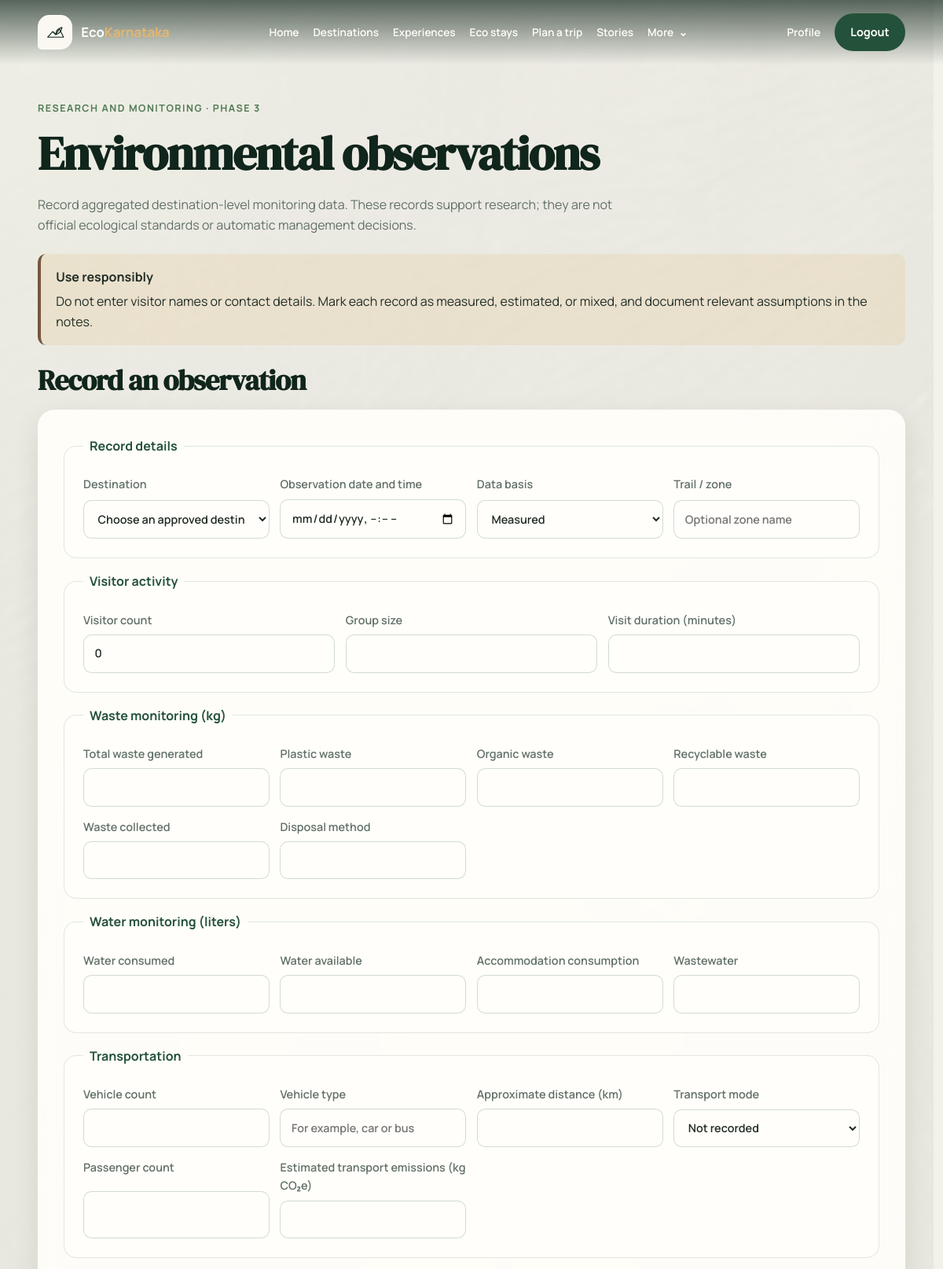
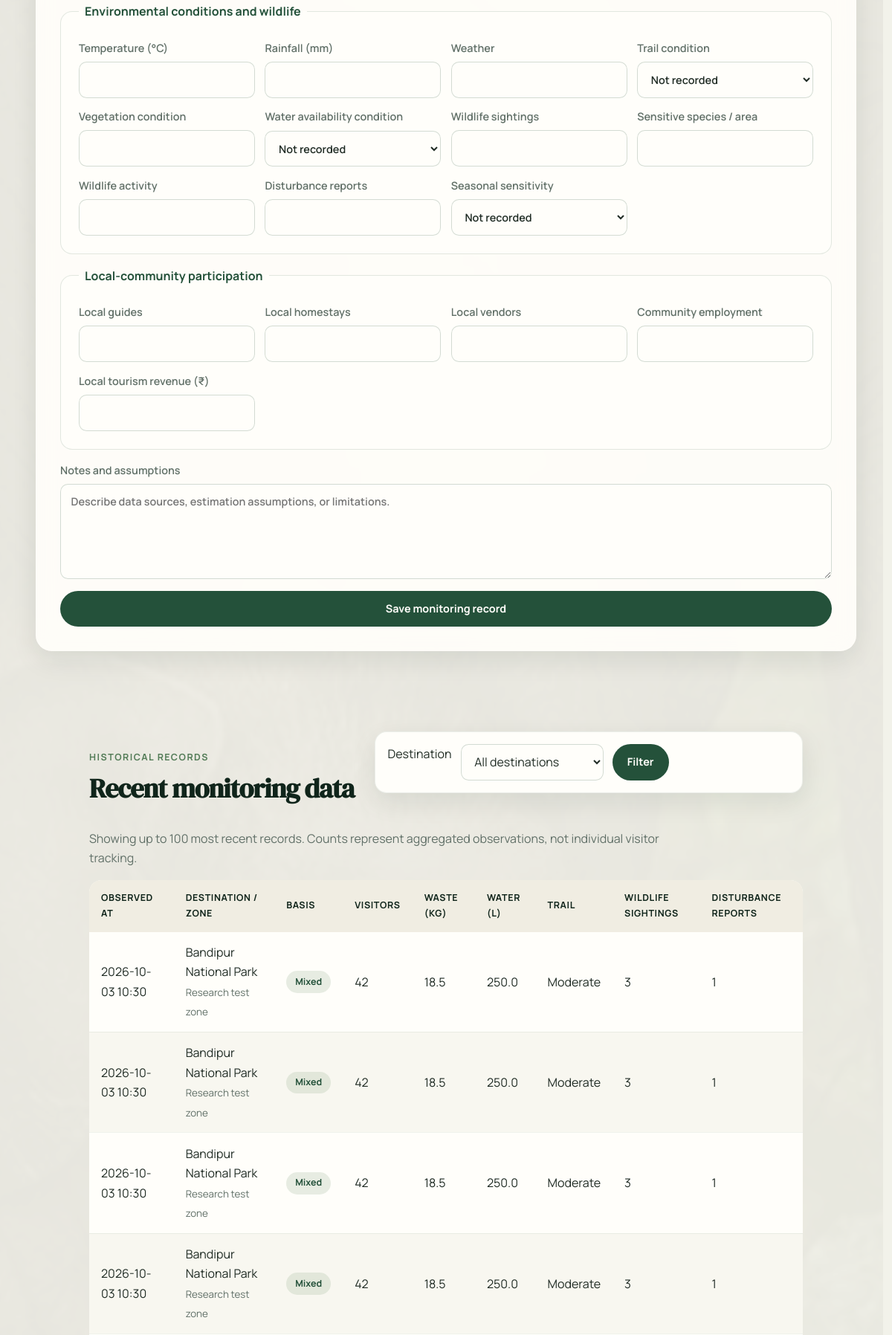
Page /environmental (signed in, upper part) on the committed database (2 pictures, top to bottom).
### app/models.py (models this page shows)
class Place(SQLModel, table=True):
    id: Optional[int] = Field(default=None, primary_key=True)
    place_name: str
    location: str
    category: str
    description: str
    entry_fee: float = 0.0
    visiting_hours: str = "9:00 AM - 5:00 PM"
    status: str = "pending"
    district: Optional[str] = None
    latitude: Optional[float] = None
    longitude: Optional[float] = None
    image_url: Optional[str] = None
    best_season: Optional[str] = None
    eco_rating: Optional[float] = None
    created_by: Optional[int] = Field(default=None, foreign_key="user.id")
    created_at: datetime = Field(default_factory=datetime.utcnow)

class EnvironmentalObservation(SQLModel, table=True):
    id: Optional[int] = Field(default=None, primary_key=True)
    place_id: int = Field(foreign_key="place.id", index=True)
    entered_by: int = Field(foreign_key="user.id")
    observed_at: datetime = Field(index=True)
    data_basis: str
    trail_zone: Optional[str] = None
    visitor_count: int = 0
    group_size: Optional[int] = None
    visit_duration_minutes: Optional[float] = None
    waste_total_kg: Optional[float] = None
    waste_plastic_kg: Optional[float] = None
    waste_organic_kg: Optional[float] = None
    waste_recyclable_kg: Optional[float] = None
    waste_collected_kg: Optional[float] = None
    waste_disposal_method: Optional[str] = None
    water_consumed_liters: Optional[float] = None
    water_available_liters: Optional[float] = None
    accommodation_water_liters: Optional[float] = None
    wastewater_liters: Optional[float] = None
    vehicle_count: Optional[int] = None
    vehicle_type: Optional[str] = None
    transport_distance_km: Optional[float] = None
    transport_mode: Optional[str] = None
    passenger_count: Optional[int] = None
    estimated_transport_emissions_kg: Optional[float] = None
    temperature_c: Optional[float] = None
    rainfall_mm: Optional[float] = None
    weather: Optional[str] = None
    trail_condition: Optional[str] = None
    vegetation_condition: Optional[str] = None
    water_availability_condition: Optional[str] = None
    wildlife_sightings: Optional[int] = None
    sensitive_species_or_area: Optional[str] = None
    wildlife_activity: Optional[str] = None
    disturbance_reports: Optional[int] = None
    seasonal_sensitivity: Optional[str] = None
    local_guides: Optional[int] = None
    local_homestays: Optional[int] = None
    local_vendors: Optional[int] = None
    community_employment: Optional[int] = None
    local_tourism_revenue_inr: Optional[float] = None
    notes: Optional[str] = None

### app/routers/environmental.py (the view)
@router.get("/environmental", response_class=HTMLResponse)
def environmental_page(
    request: Request,
    db: Session = Depends(get_db),
    place_id: int | None = None,
):
    user = _admin_or_redirect(request, db)
    if isinstance(user, RedirectResponse):
        return user
    return _observation_form_context(request, db, user, selected_place=place_id)

### app/templates/environmental.html (shortened to what this page needs)
{% extends "base.html" %}
{% block content %}
<header class="environmental-heading">
  <p class="eyebrow">Research and monitoring · Phase 3</p>
  <h1>Environmental observations</h1>
  <p class="page-intro">
    Record aggregated destination-level monitoring data. These records support research;
    they are not official ecological standards or automatic management decisions.
  </p>
</header>
<div class="research-notice">
  <strong>Use responsibly</strong>
  <span>Do not enter visitor names or contact details. Mark each record as measured, estimated, or mixed, and document relevant assumptions in the notes.</span>
</div>
<section aria-labelledby="record-observation-title">
  <h2 id="record-observation-title">Record an observation</h2>
  <form class="stack-form environmental-form" action="/environmental/observations" method="post">
    <fieldset>
      <legend>Record details</legend>
      <div class="environmental-fields">
        <label>Destination
          <select name="place_id" required>
            <option value="">Choose an approved destination</option>
          </select>
        </label>
        <label>Observation date and time
          <input type="datetime-local" name="observed_at" value="{{ form_data.get('observed_at', '') }}" required>
        </label>
        <label>Data basis
          <select name="data_basis" required>
            {% for value, label in [('measured', 'Measured'), ('estimated', 'Estimated'), ('mixed', 'Mixed: measured and estimated')] %}
              <option value="{{ value }}" {% if form_data.get('data_basis', 'measured') == value %}selected{% endif %}>{{ label }}</option>
            {% endfor %}
          </select>
        </label>
        <label>Trail / zone
          <input type="text" name="trail_zone" maxlength="120" value="{{ form_data.get('trail_zone', '') }}" placeholder="Optional zone name">
        </label>
      </div>
    </fieldset>
    <fieldset>
      <legend>Visitor activity</legend>
      <div class="environmental-fields">
        <label>Visitor count
          <input type="number" name="visitor_count" min="0" value="{{ form_data.get('visitor_count', '0') }}" required>
        </label>
        <label>Group size
          <input type="number" name="group_size" min="0" value="{{ form_data.get('group_size', '') }}">
        </label>
        <label>Visit duration (minutes)
          <input type="number" name="visit_duration_minutes" min="0" step="0.1" value="{{ form_data.get('visit_duration_minutes', '') }}">
        </label>
      </div>
    </fieldset>
    <fieldset>
      <legend>Waste monitoring (kg)</legend>
      <div class="environmental-fields">
        <label>Total waste generated
          <input type="number" name="waste_total_kg" min="0" step="0.01" value="{{ form_data.get('waste_total_kg', '') }}">
        </label>
        <label>Plastic waste
          <input type="number" name="waste_plastic_kg" min="0" step="0.01" value="{{ form_data.get('waste_plastic_kg', '') }}">
        </label>
        <label>Organic waste
          <input type="number" name="waste_organic_kg" min="0" step="0.01" value="{{ form_data.get('waste_organic_kg', '') }}">
        </label>
        <label>Recyclable waste
          <input type="number" name="waste_recyclable_kg" min="0" step="0.01" value="{{ form_data.get('waste_recyclable_kg', '') }}">
        </label>
        <label>Waste collected
          <input type="number" name="waste_collected_kg" min="0" step="0.01" value="{{ form_data.get('waste_collected_kg', '') }}">
        </label>
        <label>Disposal method
          <input type="text" name="waste_disposal_method" maxlength="120" value="{{ form_data.get('waste_disposal_method', '') }}">
        </label>
      </div>
    </fieldset>
    <fieldset>
      <legend>Water monitoring (liters)</legend>
      <div class="environmental-fields">
        <label>Water consumed
          <input type="number" name="water_consumed_liters" min="0" step="0.1" value="{{ form_data.get('water_consumed_liters', '') }}">
        </label>
        <label>Water available
          <input type="number" name="water_available_liters" min="0" step="0.1" value="{{ form_data.get('water_available_liters', '') }}">
        </label>
        <label>Accommodation consumption
          <input type="number" name="accommodation_water_liters" min="0" step="0.1" value="{{ form_data.get('accommodation_water_liters', '') }}">
        </label>
        <label>Wastewater
          <input type="number" name="wastewater_liters" min="0" step="0.1" value="{{ form_data.get('wastewater_liters', '') }}">
        </label>
      </div>
    </fieldset>
    <fieldset>
      <legend>Transportation</legend>
      <div class="environmental-fields">
        <label>Vehicle count
          <input type="number" name="vehicle_count" min="0" value="{{ form_data.get('vehicle_count', '') }}">
        </label>
        <label>Vehicle type
          <input type="text" name="vehicle_type" maxlength="120" value="{{ form_data.get('vehicle_type', '') }}" placeholder="For example, car or bus">
        </label>
        <label>Approximate distance (km)
          <input type="number" name="transport_distance_km" min="0" step="0.1" value="{{ form_data.get('transport_distance_km', '') }}">
        </label>
        <label>Transport mode
          <select name="transport_mode">
            <option value="">Not recorded</option>
          </select>
        </label>
        <label>Passenger count
          <input type="number" name="passenger_count" min="0" value="{{ form_data.get('passenger_count', '') }}">
        </label>
        <label>Estimated transport emissions (kg CO₂e)
          <input type="number" name="estimated_transport_emissions_kg" min="0" step="0.01" value="{{ form_data.get('estimated_transport_emissions_kg', '') }}">
        </label>
      </div>
    </fieldset>
    <fieldset>
      <legend>Environmental conditions and wildlife</legend>
      <div class="environmental-fields">
        <label>Temperature (°C)
          <input type="number" name="temperature_c" min="-90" max="60" step="0.1" value="{{ form_data.get('temperature_c', '') }}">
        </label>
        <label>Rainfall (mm)
          <input type="number" name="rainfall_mm" min="0" step="0.1" value="{{ form_data.get('rainfall_mm', '') }}">
        </label>
        <label>Weather
          <input type="text" name="weather" maxlength="120" value="{{ form_data.get('weather', '') }}">
        </label>
        <label>Trail condition
          <select name="trail_condition">
            <option value="">Not recorded</option>
          </select>
        </label>
        <label>Vegetation condition
          <input type="text" name="vegetation_condition" maxlength="120" value="{{ form_data.get('vegetation_condition', '') }}">
        </label>
        <label>Water availability condition
          <select name="water_availability_condition">
            <option value="">Not recorded</option>
          </select>
        </label>
        <label>Wildlife sightings
          <input type="number" name="wildlife_sightings" min="0" value="{{ form_data.get('wildlife_sightings', '') }}">
        </label>
        <label>Sensitive species / area
          <input type="text" name="sensitive_species_or_area" maxlength="240" value="{{ form_data.get('sensitive_species_or_area', '') }}">
        </label>
        <label>Wildlife activity
          <input type="text" name="wildlife_activity" maxlength="240" value="{{ form_data.get('wildlife_activity', '') }}">
        </label>
        <label>Disturbance reports
          <input type="number" name="disturbance_reports" min="0" value="{{ form_data.get('disturbance_reports', '') }}">
        </label>
        <label>Seasonal sensitivity
          <select name="seasonal_sensitivity">
            <option value="">Not recorded</option>
          </select>
        </label>
      </div>
    </fieldset>
    <fieldset>
      <legend>Local-community participation</legend>
      <div class="environmental-fields">
        <label>Local guides
          <input type="number" name="local_guides" min="0" value="{{ form_data.get('local_guides', '') }}">
        </label>
        <label>Local homestays
          <input type="number" name="local_homestays" min="0" value="{{ form_data.get('local_homestays', '') }}">
        </label>
        <label>Local vendors
          <input type="number" name="local_vendors" min="0" value="{{ form_data.get('local_vendors', '') }}">
        </label>
        <label>Community employment
          <input type="number" name="community_employment" min="0" value="{{ form_data.get('community_employment', '') }}">
        </label>
        <label>Local tourism revenue (₹)
          <input type="number" name="local_tourism_revenue_inr" min="0" step="0.01" value="{{ form_data.get('local_tourism_revenue_inr', '') }}">
        </label>
      </div>
    </fieldset>
    <label>Notes and assumptions
      <textarea name="notes" maxlength="2000" placeholder="Describe data sources, estimation assumptions, or limitations.">{{ form_data.get('notes', '') }}</textarea>
    </label>
    <button type="submit">Save monitoring record</button>
  </form>
</section>
<section class="section" aria-labelledby="observation-history-title">
  <div class="section-heading">
    <div>
      <p class="eyebrow">Historical records</p>
      <h2 id="observation-history-title">Recent monitoring data</h2>
    </div>
    <form method="get" action="/environmental" class="filters">
      <label for="place-filter">Destination</label>
      <select id="place-filter" name="place_id">
        <option value="">All destinations</option>
      </select>
      <button type="submit">Filter</button>
    </form>
  </div>
  <p class="page-intro">Showing up to 100 most recent records. Counts represent aggregated observations, not individual visitor tracking.</p>
  {% if observations %}
    <div class="environmental-table-wrap">
      <table class="table-eco">
        <thead>
          <tr>
            <th scope="col">Observed at</th>
            <th scope="col">Destination / zone</th>
            <th scope="col">Basis</th>
            <th scope="col">Visitors</th>
            <th scope="col">Waste (kg)</th>
            <th scope="col">Water (L)</th>
            <th scope="col">Trail</th>
            <th scope="col">Wildlife sightings</th>
            <th scope="col">Disturbance reports</th>
          </tr>
        </thead>
        <tbody>
          {% for row in observations %}
            <tr>
              <td>{{ row.record.observed_at.strftime('%Y-%m-%d %H:%M') }}</td>
              <td>{{ row.place_name }}{% if row.record.trail_zone %}<br><small>{{ row.record.trail_zone }}</small>{% endif %}</td>
              <td><span class="badge-eco">{{ row.record.data_basis|title }}</span></td>
              <td>{{ row.record.visitor_count }}</td>
              <td>{{ row.record.waste_total_kg if row.record.waste_total_kg is not none else '—' }}</td>
              <td>{{ row.record.water_consumed_liters if row.record.water_consumed_liters is not none else '—' }}</td>
              <td>{{ row.record.trail_condition|title if row.record.trail_condition else '—' }}</td>
              <td>{{ row.record.wildlife_sightings if row.record.wildlife_sightings is not none else '—' }}</td>
              <td>{{ row.record.disturbance_reports if row.record.disturbance_reports is not none else '—' }}</td>
            </tr>
          {% endfor %}
        </tbody>
      </table>
    </div>
  {% else %}
    <div class="empty-state">No monitoring records yet. Once an authorized admin saves an observation, it will appear here.</div>
  {% endif %}
</section>
{% endblock %}

### rows in the picture
Place: record.observed_at "2026-10-03 10:30", place_name "Bandipur National Park", record.trail_zone "Research test zone", record.data_basis "Mixed", record.visitor_count "42", record "18.5", record "250.0", record.trail_condition "Moderate", record "3", record "1"

### other values in the picture
form field data_basis "Measured"
